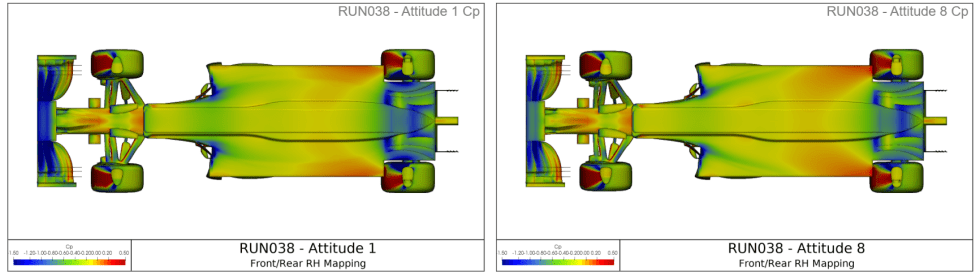
#> input picture f1_samp.png, 980 x 275 px
$ jupyter execute --allow-errors Try_001.ipynb   (shell and % lines are left out)
#> lines starting #> are read from the running program, lines starting #| are printed output that depends on the picture
[cell 1]
import cv2 as cv
import matplotlib.pyplot as plt
import numpy as np

[cell 2]
img = cv.imread("./f1_samp.png", cv.IMREAD_COLOR)
#> img is the input picture: shape (275, 980, 3); mean B, G, R 178.8, 215.4, 212.1
#img = img[...,::-1]
img.shape
#> Out = (275, 980, 3)

[cell 3]
plt.hist(img.ravel(), bins=range(256), fc='k', ec='k')
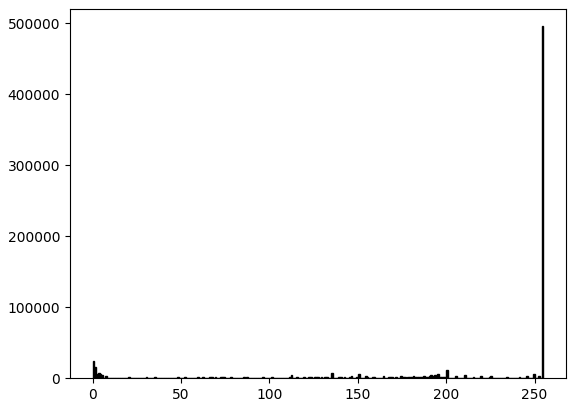
#> figure drawn by matplotlib, 1 panel; tallest bar 495738 high, from x = 254 to 255

[cell 4]
imgplot = plt.imshow(img[0:275,6:485])
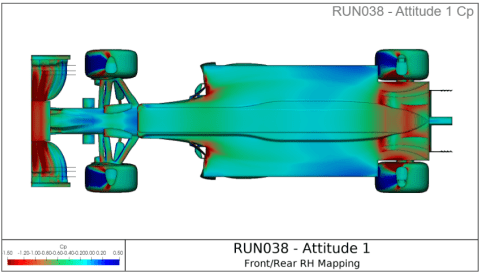
#> shown: shape (275, 479, 3); mean R, G, B 177.8, 214, 209.8

[cell 5]
cv.imwrite("aero_f1_left.png", cv.cvtColor(img[:,6:485], cv.COLOR_RGB2BGR))
cv.imwrite("aero_f1_right.png", cv.cvtColor(img[:,495:974], cv.COLOR_RGB2BGR))
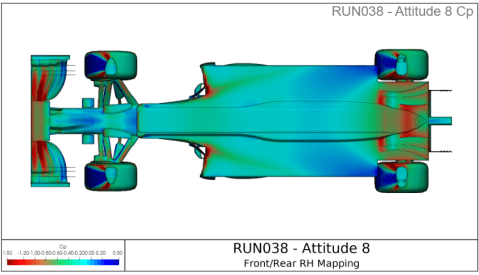
#> saved as aero_f1_right.png: shape (275, 479, 3); mean B, G, R 212.5, 215, 176.4
#> Out = True

[cell 6]
# Importing Image class from PIL module
from PIL import Image

# Opens a image in RGB mode
im = Image.open("./f1_samp.png")

# Size of the image in pixels (size of original image)
# (This is not mandatory)
width, height = im.size
#> width = 980; height = 275

# Setting the points for cropped image
left = 5
top = height / 4
#> top = 68.75
right = 164
bottom = 3 * height / 4
#> bottom = 206.2

# Cropped image of above dimension
# (It will not change original image)
#> (the rest of this cell did not finish here and is left out)

$ run again, with aero_f1_left.png copied over f1_samp.png
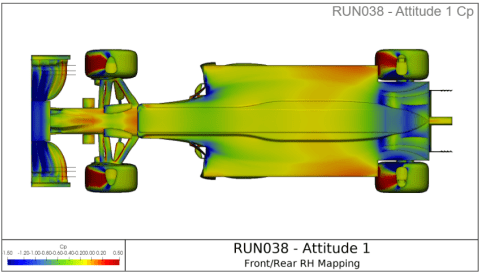
#> input picture aero_f1_left.png, 479 x 275 px
#> img is the input picture: shape (275, 479, 3); mean B, G, R 177.8, 214, 209.8
#> `[cell 3] plt.hist(img.ravel(), bins=range(256), fc='k', ec='k')`:
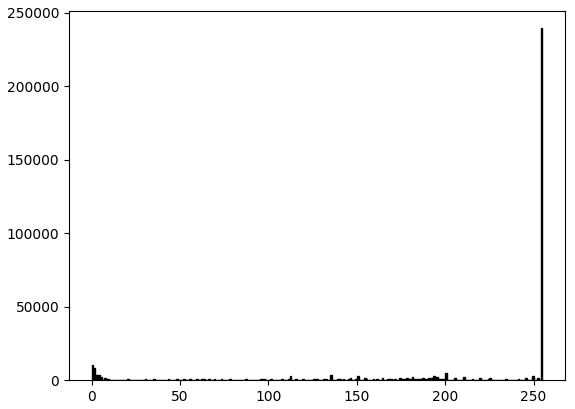
#> figure drawn by matplotlib, 1 panel; tallest bar 239519 high, from x = 254 to 255
#> `[cell 4] imgplot = plt.imshow(img[0:275,6:485])`:
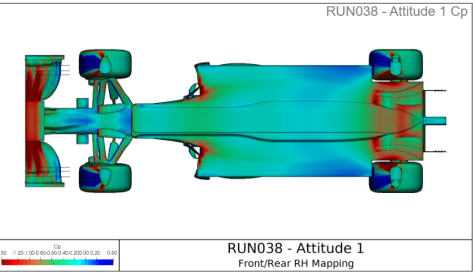
#> shown: shape (275, 473, 3); mean R, G, B 177.1, 213.8, 209.6

$ run again, with sml_test_1.png copied over f1_samp.png
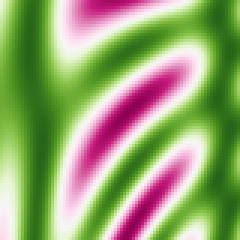
#> input picture sml_test_1.png, 80 x 80 px (shown 3 times larger)
#> img is the input picture: shape (80, 80, 3); mean B, G, R 111.3, 164.9, 148.9
#> `[cell 3] plt.hist(img.ravel(), bins=range(256), fc='k', ec='k')`:
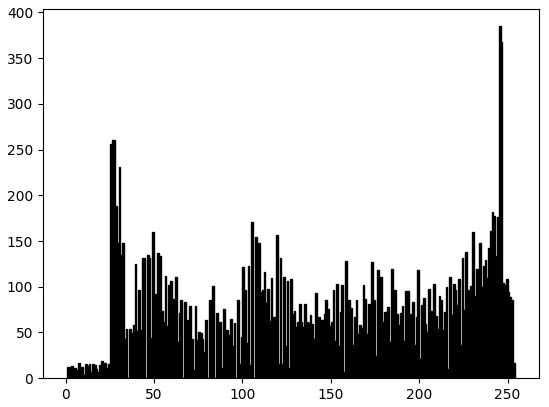
#> figure drawn by matplotlib, 1 panel; tallest bar 385 high, from x = 245 to 246
#> `[cell 4] imgplot = plt.imshow(img[0:275,6:485])`:
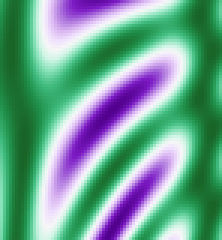
#> shown: shape (80, 74, 3) (shown 3 times larger); mean R, G, B 110.7, 162, 148.1
